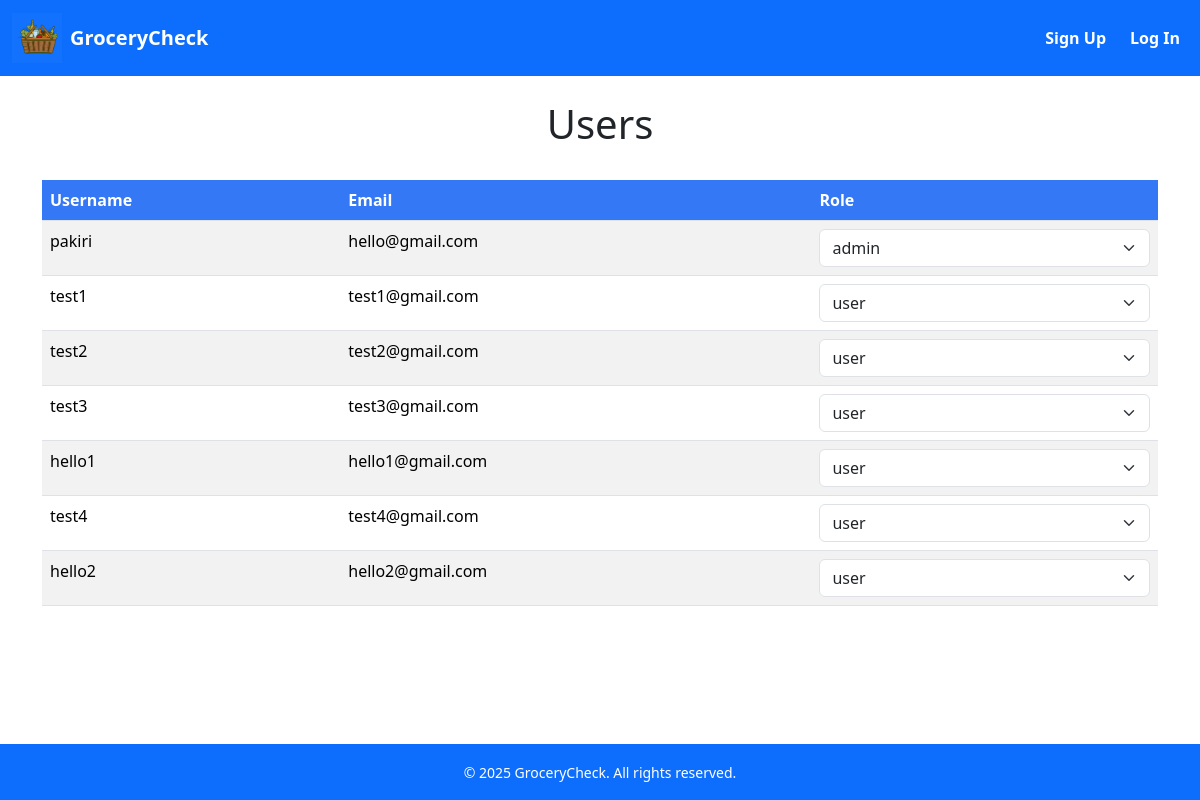
The page /admin/users on the database as committed earlier.
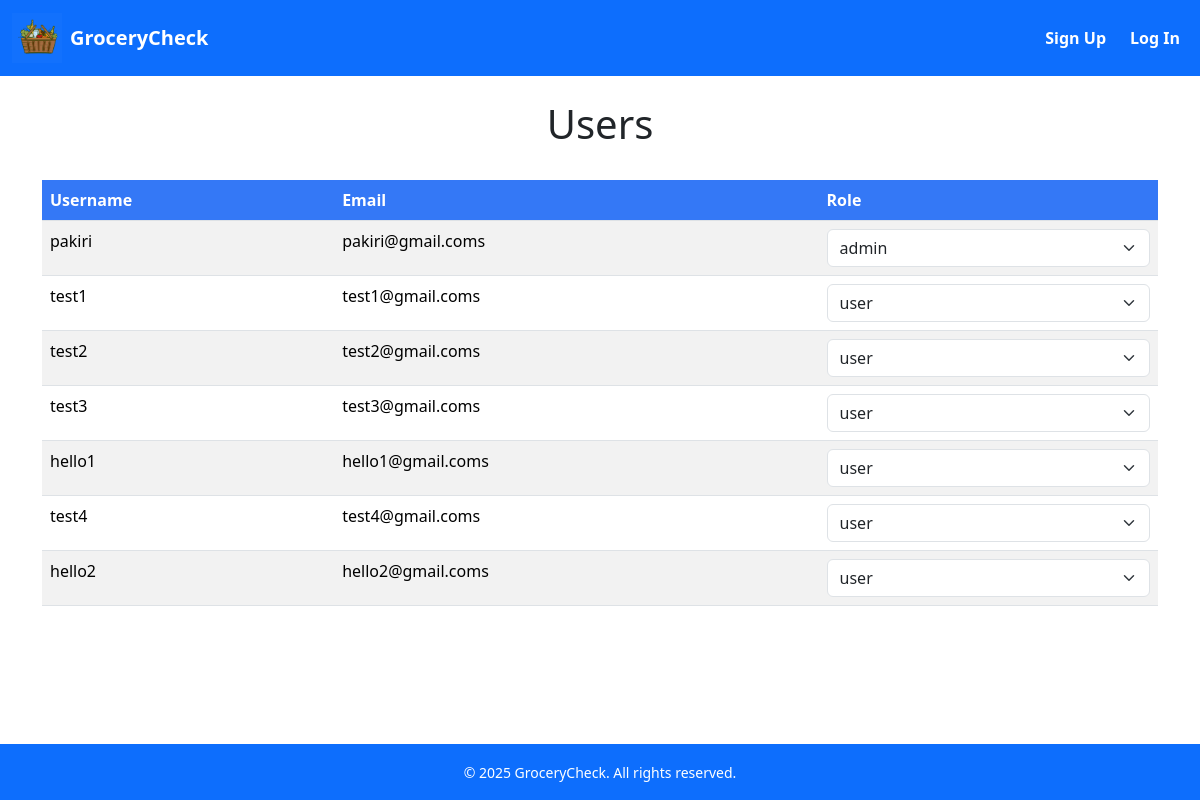
The same page on the database as committed later.
### src/app.py (models this page shows)
class User(db.Model):
    __tablename__ = "Users"
    id = db.Column(db.Integer, primary_key=True)
    username = db.Column(db.String(150), nullable=False, unique=True)
    email = db.Column(db.String(120), nullable=False, unique=True)
    password = db.Column(db.String(150), nullable=False)
    role = db.Column(db.String(5), nullable=False)

### src/app.py (the view)
@app.route('/admin/users')
def displayUsers():
    users = User.query.all()
    return render_template('users.html', users=users)

### src/templates/users.html (shortened to what this page needs)
<!DOCTYPE html>
<html lang="en">
<head>
    <link rel="stylesheet" href="{{ url_for('static', filename='bootstrap/css/bootstrap.min.css') }}">
</head>
<body class="d-flex flex-column min-vh-100">
    <nav class="navbar navbar-expand-lg navbar-dark bg-primary mb-4">
        <div class="container-fluid">
            <a class="navbar-brand d-flex align-items-center gap-2" href="/">
                <img src="{{ url_for('static', filename='images/logo.png') }}" alt="Logo" width="50" height="50"
                    class="d-inline-block align-text-top">
                <span class="fw-bold text-white">GroceryCheck</span>
            </a>
            <div class="collapse navbar-collapse" id="navbarContent">
                <ul class="navbar-nav ms-auto mb-2 mb-lg-0 ">
                    {% if session['GCusername'] %}
                    <li class="nav-item">
                        <span class="nav-link disabled text-white fw-bold">Hello, {{ session['GCusername'] }}!</span>
                    </li>
                        {% if session['GCuser_role'] == "admin" %}
                        <li class="nav-item dropdown">
                            <a class="nav-link dropdown-toggle text-white fw-bold" href="#" id="adminDropdown" role="button"
                                data-bs-toggle="dropdown" aria-expanded="false">
                                Admin
                            </a>
                            <div class="dropdown-menu" aria-labelledby="dropdownMenuLink">
                                <a class="dropdown-item" href="/admin/refresh">Refresh List</a>
                                <a class="dropdown-item" href="/admin/reports">Access Reports</a>
                                <a class="dropdown-item" href="/admin/users">View Users</a>
                            </div>
                            <!-- <div class="dropdown-menu" aria-labelledby="dropdownMenuLink">
                                <a class="dropdown-item" href="/admin/refresh">Refresh List</a>
                                <a class="dropdown-item" href="/admin/reports">Access Reports</a>
                            </div> -->
                        </li>
                        {% endif %}
                    <li class="nav-item">
                        <a class="nav-link text-white fw-bold" href="{{ url_for('displayAlerts') }}">My Alerts</a>
                    </li>
                    <li class="nav-item">
                        <a class="nav-link text-white fw-bold" href="{{ url_for('logout') }}">Log Out</a>
                    </li>
                    {% else %}
                    <li class="nav-item">
                        <a class="nav-link btn btn-light me-2 text-white fw-bold" href="{{ url_for('register') }}">Sign
                            Up</a>
                    </li>
                    <li class="nav-item">
                        <a class="nav-link btn btn-light text-white fw-bold" href="{{ url_for('login') }}">Log In</a>
                    </li>
                    {% endif %}
                </ul>
            </div>
        </div>
    </nav>
    <h1 class="text-center">Users</h1>
    <br/>
    <div class="container">
        <table class="table table-striped">
            <thead class="custom-header">
                <tr>
                    <th scope="col">Username</th>
                    <th scope="col">Email</th>
                    <th scope="col">Role</th>
                </tr>
            </thead>
            <tbody>
                {% for user in users %}
                <tr>
                    <td>{{user.username}}</td>
                    <td>{{user.email}}</td>
                    <td>
                        <form action="{{ url_for('changeRole') }}" method="post">
                            <select name="user_store" class="form-select" onchange="this.form.submit()">
                                <option value="admin" {% if user.role == "admin" %}selected{% endif %}>admin</option>
                                <option value="user" {% if user.role == "user" %}selected{% endif %}>user</option>
                            </select>
                        </form>
                    </td>
                </tr>
                {% endfor %}
            </tbody>
        </table>
    </div>
    <footer class="bg-primary text-white text-center py-3 mt-auto">
        <div class="container">
            <small>&copy; 2025 GroceryCheck. All rights reserved.</small>
        </div>
    </footer>
</body>
</html>

### src/templates/users.html (style rules this page uses)
.custom-header th { background-color: #3478f6 !important; color: white !important; }

Rows that differ between the two databases and show on the page:
changed User "pakiri": email "hello@gmail.com" → "pakiri@gmail.coms"
changed User "test1": email "test1@gmail.com" → "test1@gmail.coms"
changed User "test2": email "test2@gmail.com" → "test2@gmail.coms"
changed User "test3": email "test3@gmail.com" → "test3@gmail.coms"
changed User "hello1": email "hello1@gmail.com" → "hello1@gmail.coms"
changed User "test4": email "test4@gmail.com" → "test4@gmail.coms"
changed User "hello2": email "hello2@gmail.com" → "hello2@gmail.coms"
